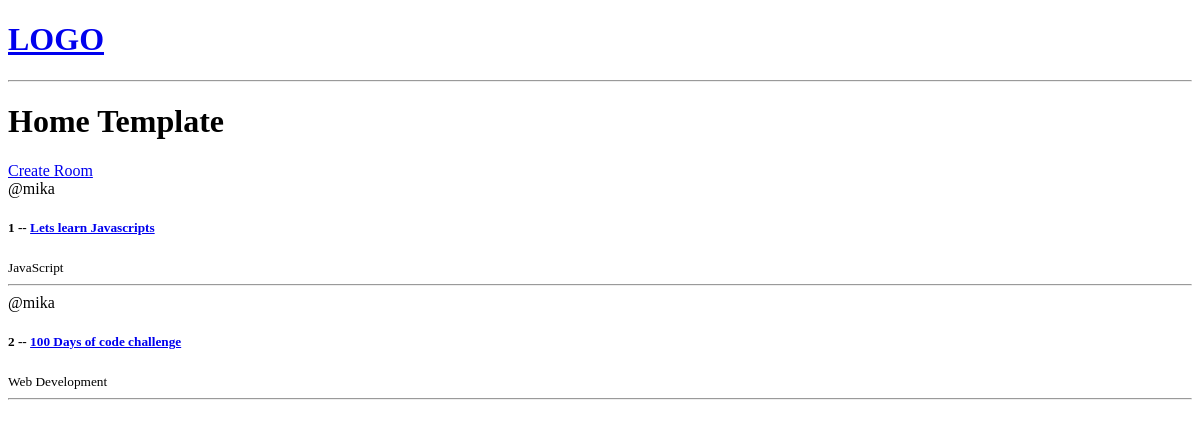
Before: / with the older database file.
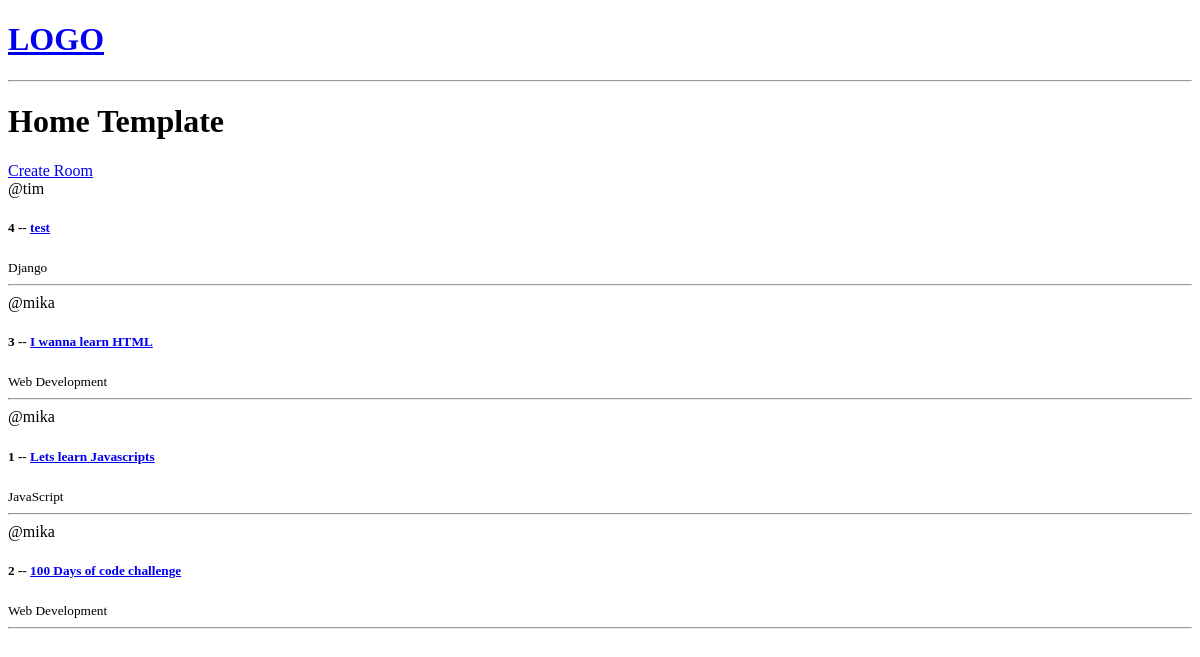
After: the same page with the newer database file.
### base/models.py (models this page shows, shortened)
class Room(models.Model):
    host = models.ForeignKey(User, on_delete=models.SET_NULL, null=True)
    topic = models.ForeignKey(Topic, on_delete=models.SET_NULL, null=True)
    name = models.CharField(max_length=200)
    description = models.TextField(null=True, blank=True)
    updated = models.DateTimeField(auto_now=True)
    created = models.DateTimeField(auto_now_add=True)
    class Meta:
        ordering = ['-updated', '-created']

class Topic(models.Model):
    name = models.CharField(max_length=200)

### base/views.py (the view)
# urls.py: path("", views.home, name="home"),
def home(request):
    rooms = Room.objects.all()
    context = {"rooms": rooms}
    return render(request, "base/home.html", context)

### base/templates/base/home.html
{% extends "main.html"%}
{% block content %}
<h1>Home Template</h1>
<div>
    <a href="{% url 'create-room' %}">Create Room</a>
    <div>
        {% for room in rooms %}
            <div>
                <span>@{{room.host.username}}</span>
                <h5>{{room.id}} -- <a href="{% url 'room' room.id %}">{{room.name}}</a></h5>
                <small>{{room.topic.name}}</small>
                <hr>
            </div>
        {% endfor %}
    </div>
</div>
{% endblock %}

Changed rows visible on the page:
added Room: host.username "tim", id "4", name "test", topic.name "Django"
added Room: host.username "mika", id "3", name "I wanna learn HTML", topic.name "Web Development"
